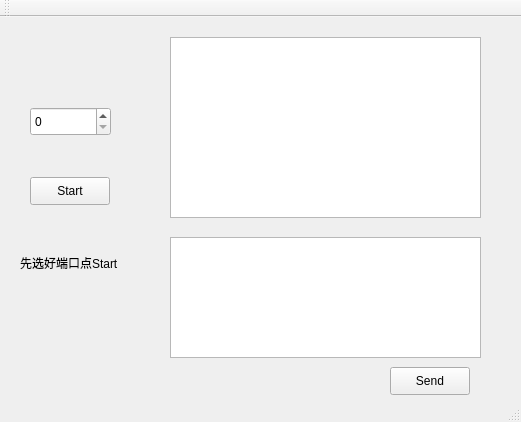
<?xml version="1.0" encoding="UTF-8"?>
<ui version="4.0">
 <class>ServPanel</class>
 <widget class="QMainWindow" name="ServPanel">
  <property name="geometry">
   <rect>
    <x>0</x>
    <y>0</y>
    <width>521</width>
    <height>422</height>
   </rect>
  </property>
  <property name="windowTitle">
   <string>ServPanel</string>
  </property>
  <widget class="QWidget" name="centralWidget">
   <widget class="QTextEdit" name="textEdit_get">
    <property name="geometry">
     <rect>
      <x>170</x>
      <y>20</y>
      <width>311</width>
      <height>181</height>
     </rect>
    </property>
   </widget>
   <widget class="QTextEdit" name="textEdit_post">
    <property name="geometry">
     <rect>
      <x>170</x>
      <y>220</y>
      <width>311</width>
      <height>121</height>
     </rect>
    </property>
   </widget>
   <widget class="QPushButton" name="pushButton_send">
    <property name="geometry">
     <rect>
      <x>390</x>
      <y>350</y>
      <width>80</width>
      <height>28</height>
     </rect>
    </property>
    <property name="text">
     <string>Send</string>
    </property>
   </widget>
   <widget class="QSpinBox" name="spinBox_port">
    <property name="geometry">
     <rect>
      <x>30</x>
      <y>90</y>
      <width>81</width>
      <height>29</height>
     </rect>
    </property>
   </widget>
   <widget class="QPushButton" name="pushButton_start">
    <property name="geometry">
     <rect>
      <x>30</x>
      <y>160</y>
      <width>80</width>
      <height>28</height>
     </rect>
    </property>
    <property name="text">
     <string>Start</string>
    </property>
   </widget>
   <widget class="QLabel" name="label">
    <property name="geometry">
     <rect>
      <x>20</x>
      <y>210</y>
      <width>131</width>
      <height>71</height>
     </rect>
    </property>
    <property name="text">
     <string>先选好端口点Start</string>
    </property>
   </widget>
  </widget>
  <widget class="QMenuBar" name="menuBar">
   <property name="geometry">
    <rect>
     <x>0</x>
     <y>0</y>
     <width>521</width>
     <height>25</height>
    </rect>
   </property>
  </widget>
  <widget class="QToolBar" name="mainToolBar">
   <attribute name="toolBarArea">
    <enum>TopToolBarArea</enum>
   </attribute>
   <attribute name="toolBarBreak">
    <bool>false</bool>
   </attribute>
  </widget>
  <widget class="QStatusBar" name="statusBar"/>
 </widget>
 <layoutdefault spacing="6" margin="11"/>
 <resources/>
 <connections/>
</ui>
